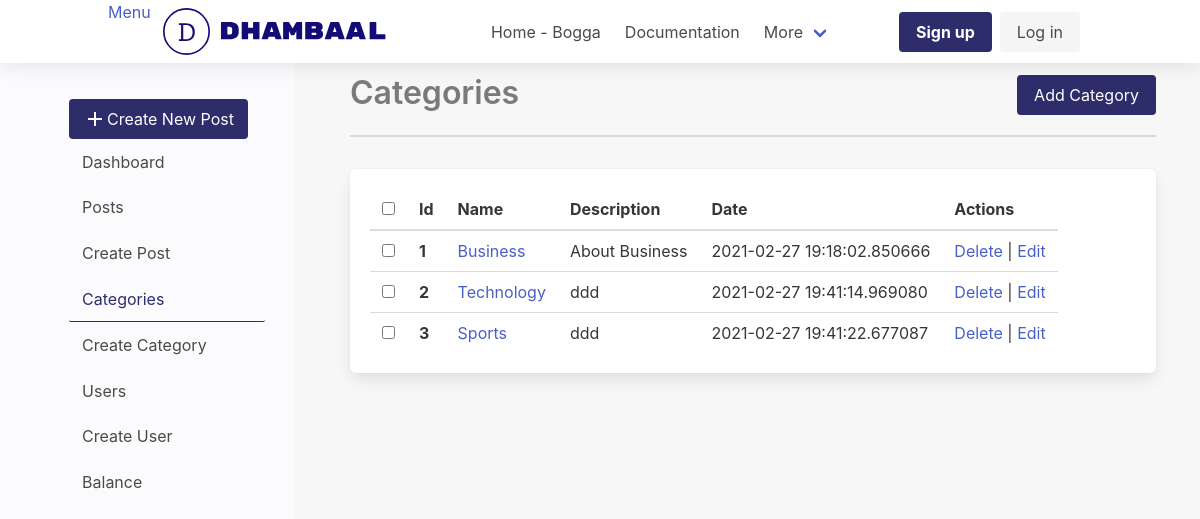
/dashboard/categories, run on the app's committed database.
### app/dashboard/models/category.py (models this page shows, shortened)
@dataclass
class Category(db.Model):
    __name__ = "category"
    id: int = db.Column(db.Integer, nullable=False, primary_key=True)
    name: str = db.Column(db.String(80), nullable=False, unique=True)
    description: str = db.Column(db.Text)
    created_at: datetime = db.Column(
        db.DateTime, nullable=False, default=datetime.utcnow)
    modified_at: datetime = db.Column(
        db.DateTime, nullable=False, default=datetime.utcnow, onupdate=datetime.utcnow)

### app/dashboard/dashboard.py (the view)
@dashboard_bp.route('/categories')
def get_categories():
    categories = Category.query.all()
    return render_template("categories/list.html", categories=categories)

### app/dashboard/templates/categories/list.html
{% extends 'layout/base.html'%} {%block content%} {% from "macro.html" import
section_heading %}
{{section_heading(title="Categories",link="dashboard.create_category",btn_text="Add
Category")}}
{%if not categories %}
  <div class="box">
    <p>No Categories yet</p>
  </div>
{%else%}
<table class="table box">
  <thead>
    <tr>
      <th><input type="checkbox" /></th>
      <th>Id</th>
      <th>Name</th>
      <th>Description</th>
      <th>Date</th>
      <th>Actions</th>
    </tr>
  </thead>
  <tbody>
    {% for category in categories %}
    <tr>
      <th><input type="checkbox" /></th>
      <th>{{ category.id }}</th>
      <td><a href="#">{{ category.name }}</a></td>
      <td>{{ category.description }}</td>
      <td>{{ category.created_at}}</td>
      <td>
        <a href="{{url_for('dashboard.delete_category',id=category.id)}}" onclick="confirm('Are you sure?')">Delete</a> |
        <a href="{{url_for('dashboard.update_category',id=category.id)}}">Edit</a>
      </td>
    </tr>
    {%endfor%}
  </tbody>
</table>
{%endif%}
{%endblock content%}

### app/site/static/css/main.css (style rules this page uses)
* { margin:0; box-sizing: border-box; }

### data on the page
Category: id "1", name "Business", description "About Business", created_at "2021-02-27 19:18:02.850666"
Category: id "2", name "Technology", description "ddd", created_at "2021-02-27 19:41:14.969080"
Category: id "3", name "Sports", description "ddd", created_at "2021-02-27 19:41:22.677087"

### other printed values
{{ title }} "Categories"
{{ btn_text }} "Add Category"
